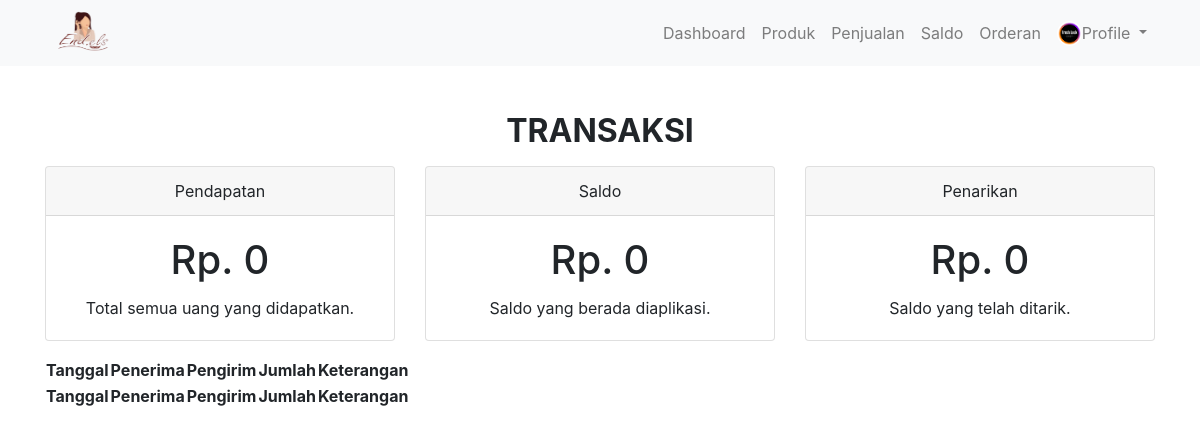
The page /toko/transaksi on the database as committed earlier.
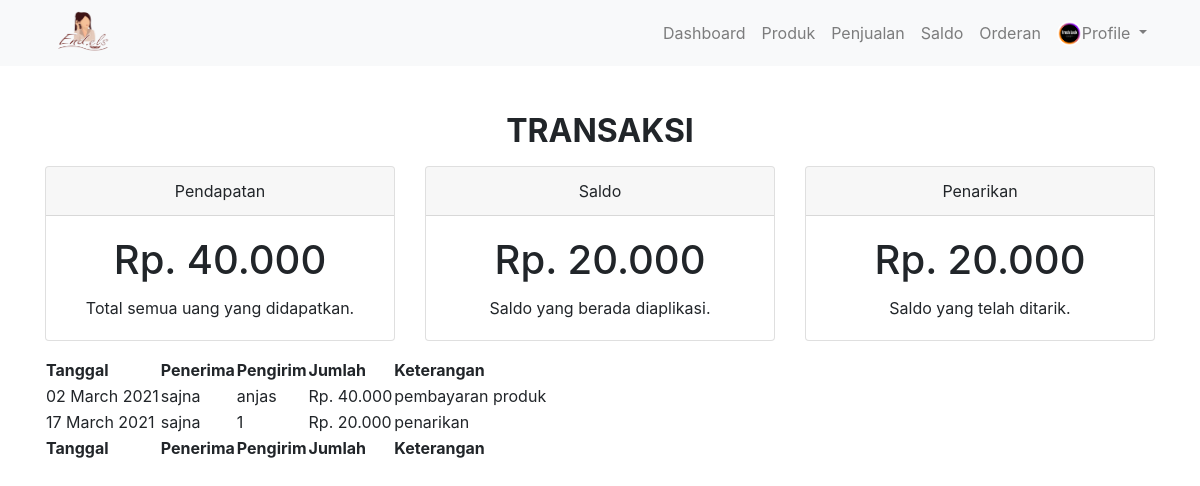
The same page on the database as committed later.
### tables this page shows
CREATE TABLE `bayar` (
  `id_bayar` int(11) NOT NULL,
  `tgl_bayar` datetime NOT NULL,
  `bayar` int(11) NOT NULL,
  `potongan` int(11) NOT NULL,
  `bukti` varchar(255) NOT NULL
);

CREATE TABLE `toko` (
  `id_toko` int(11) NOT NULL,
  `id_user` int(11) NOT NULL,
  `id_klinik` int(11) NOT NULL,
  `nama_toko` varchar(50) NOT NULL,
  `alamat_toko` varchar(100) NOT NULL,
  `rt` int(3) NOT NULL,
  `rw` int(3) NOT NULL,
  `kelurahan` varchar(100) NOT NULL,
  `kecamatan` varchar(100) NOT NULL,
  `kabupaten` varchar(100) NOT NULL,
  `provinsi` varchar(100) NOT NULL,
  `kode_pos` int(11) NOT NULL,
  `tanggal_daftar` date NOT NULL,
  `nomor` int(11) NOT NULL,
  `logo` varchar(255) NOT NULL
);

CREATE TABLE `user` (
  `id_user` int(11) NOT NULL,
  `nama_user` varchar(50) NOT NULL,
  `alamat` varchar(100) NOT NULL,
  `rt` varchar(4) NOT NULL,
  `rw` varchar(4) NOT NULL,
  `kelurahan` varchar(25) NOT NULL,
  `kecamatan` varchar(25) NOT NULL,
  `kabupaten` varchar(25) NOT NULL,
  `provinsi` varchar(25) NOT NULL,
  `kode_pos` int(10) NOT NULL,
  `tempat_lahir` varchar(25) NOT NULL,
  `tanggal_lahir` date NOT NULL,
  `nomor` varchar(13) NOT NULL,
  `email` varchar(255) NOT NULL,
  `password` varchar(255) NOT NULL,
  `foto` varchar(255) NOT NULL
);

CREATE TABLE `penarikan_toko` (
  `id_penarikan` int(11) NOT NULL,
  `id_toko` int(11) NOT NULL,
  `id_admin` int(11) NOT NULL,
  `tgl_tarik` datetime NOT NULL,
  `jumlah` int(11) NOT NULL,
  `bukti` varchar(255) NOT NULL,
  `status` enum('0','1','2') NOT NULL DEFAULT '2' COMMENT '0=gagal 1=berhasil 2=proses'
);

### application/controllers/toko.php (called while the page is built, shortened)
<?php
class Toko extends CI_Controller {
	public function __construct()
	{
		$this->load->model('M_toko', '', TRUE);
	}
	public function transaksi(){
		$id=1;
		$data['pendapatan']= $this->M_toko->pendapatan($id);
		$data['pendapatan_detail']= $this->M_toko->pendapatan_detail($id);
		$data['penarikan']= $this->M_toko->penarikan($id);
		$data['penarikan_detail']= $this->M_toko->penarikan_detail($id);
		$this->load->view('template/toko_header');
		$this->load->view('toko/saldo',$data);
		$this->load->view('template/toko_footer');
	}
}

### index.php (called while the page is built, shortened)
<?php
require_once BASEPATH.'core/CodeIgniter.php';

### application/models/M_toko.php (called while the page is built, shortened)
<?php
class M_toko extends CI_Model
{
	public function pendapatan_detail($id){
		$sql="SELECT bayar.tgl_bayar,user.nama_user,toko.nama_toko,(bayar.bayar-bayar.potongan) As pendapatan FROM ((beli JOIN user ON beli.id_user=user.id_user) JOIN (produk JOIN toko ON produk.id_toko=toko.id_toko) ON beli.id_produk=produk.id_produk) JOIN bayar ON beli.id_bayar=bayar.id_bayar WHERE beli.status='lunas' AND produk.id_toko='$id'";
		$query = $this->db->query($sql);
		return $query->result_array();
	}
	public function pendapatan($id){
		$sql = "SELECT SUM(bayar.bayar-bayar.potongan) As pendapatan FROM (beli JOIN (produk JOIN toko ON produk.id_toko=toko.id_toko) ON beli.id_produk=produk.id_produk) JOIN bayar ON beli.id_bayar=bayar.id_bayar WHERE beli.status='lunas' AND produk.id_toko='$id'";
		$query = $this->db->query($sql);
		return $query->row_array();
	}
	public function penarikan($id){
		$sql="SELECT id_toko,SUM(jumlah)AS tarik FROM penarikan_toko WHERE status='1' AND id_toko='$id'
";
		$query = $this->db->query($sql);
		return $query->row_array();
	}
	public function penarikan_detail($id){
		$sql="SELECT * FROM penarikan_toko JOIN toko ON toko.id_toko=penarikan_toko.id_toko WHERE status='1' AND penarikan_toko.id_toko='$id'
";
		$query = $this->db->query($sql);
		return $query->result_array();
	}
}

### application/views/toko/saldo.php (the view, shortened to what this page needs)
<div class="container mt-5">
	<h2><p class="text-center text-uppercase font-weight-bold">Transaksi</p></h2>
	<div class="row">
		<div class="col-md-4">
			<div class="card text-center">
				<div class="card-header">
					Pendapatan
				</div>
				<div class="card-body">
					<h1 class="card-title">Rp. <?=number_format($pendapatan['pendapatan'],'0','','.');?></h1>
					<p class="card-text">Total semua uang yang didapatkan.</p>
				</div>
			</div>
		</div>
		<div class="col-md-4">
			<div class="card text-center">
				<div class="card-header">
					Saldo
				</div>
				<div class="card-body">
					<h1 class="card-title">Rp. <?=number_format(($pendapatan['pendapatan']-$penarikan['tarik']),'0','','.');?></h1>
					<p class="card-text">Saldo yang berada diaplikasi.</p>
				</div>
			</div>
		</div>
		<div class="col-md-4">
			<div class="card text-center">
				<div class="card-header">
					Penarikan
				</div>
				<div class="card-body">
					<h1 class="card-title">Rp. <?=number_format($penarikan['tarik'],'0','','.');?></h1>
					<p class="card-text">Saldo yang telah ditarik.</p>
				</div>
			</div>
		</div>
	</div>
	<div class="row">
		<div class="col-md-12 mt-3">
			<table id="example">
				<thead>
					<tr>
						<th>Tanggal</th>
						<th>Penerima</th>
						<th>Pengirim</th>
						<th>Jumlah</th>
						<th>Keterangan</th>
					</tr>
				</thead>
				<tfoot>
					<tr>
						<th>Tanggal</th>
						<th>Penerima</th>
						<th>Pengirim</th>
						<th>Jumlah</th>
						<th>Keterangan</th>
					</tr>
				</tfoot>
				<tbody>
					<?php
						foreach ($pendapatan_detail as $pd) {
							$ket="pembayaran produk";
					?>
					<tr>
						<td><?=date('d F Y', strtotime($pd['tgl_bayar']));?></td>
						<td><?=$pd['nama_toko']?></td>
						<td><?=$pd['nama_user']?></td>
						<td>Rp. <?=number_format($pd['pendapatan'],'0','','.');?></td>
						<td><?=$ket;?></td>
					</tr>
					<?php }?>
					<?php
						foreach ($penarikan_detail as $ped) {
							$ket="penarikan";
					?>
					<tr>
						<td><?=date('d F Y', strtotime($ped['tgl_tarik']));?></td>
						<td><?=$ped['nama_toko']?></td>
						<td><?=$ped['id_admin']?></td>
						<td>Rp. <?=number_format($ped['jumlah'],'0','','.');?></td>
						<td><?=$ket;?></td>
					</tr>
					<?php }?>
				</tbody>
			</table>
		</div>
	</div>
</div>

Rows that differ between the two databases and show on the page:
added bayar: tgl_bayar "02 March 2021", toko.nama_toko "sajna", user.nama_user "anjas", pendapatan "40.000", ket "pembayaran produk"
added penarikan_toko: tgl_tarik "17 March 2021", id_toko.nama_toko "sajna", id_admin "1", jumlah "20.000", ket "penarikan"
Other text that changed with them:
$pendapatan['pendapatan']: "0" → "40.000"
$pendapatan['pendapatan']-$penarikan['tarik']: "0" → "20.000"
$penarikan['tarik']: "0" → "20.000"
